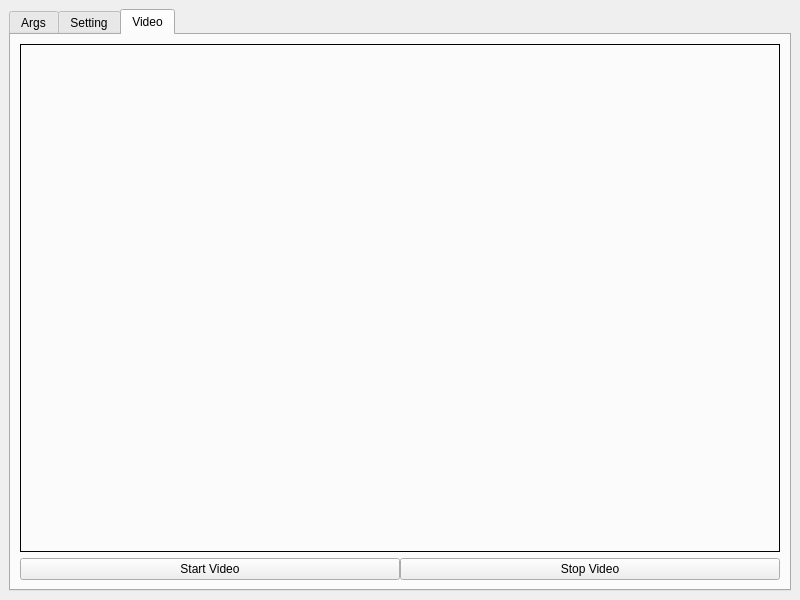
<?xml version="1.0" encoding="UTF-8"?>
<ui version="4.0">
 <class>MainWindow</class>
 <widget class="QMainWindow" name="MainWindow">
  <property name="geometry">
   <rect>
    <x>0</x>
    <y>0</y>
    <width>800</width>
    <height>600</height>
   </rect>
  </property>
  <property name="windowTitle">
   <string>MainWindow</string>
  </property>
  <widget class="QWidget" name="centralwidget">
   <layout class="QVBoxLayout" name="verticalLayout">
    <item>
     <widget class="QTabWidget" name="tabWidget">
      <property name="currentIndex">
       <number>2</number>
      </property>
      <widget class="QWidget" name="Args">
       <attribute name="title">
        <string>Args</string>
       </attribute>
       <layout class="QVBoxLayout" name="verticalLayout_2">
        <item>
         <widget class="QFrame" name="frame">
          <property name="sizePolicy">
           <sizepolicy hsizetype="Preferred" vsizetype="Expanding">
            <horstretch>0</horstretch>
            <verstretch>0</verstretch>
           </sizepolicy>
          </property>
          <property name="frameShape">
           <enum>QFrame::Box</enum>
          </property>
          <property name="frameShadow">
           <enum>QFrame::Raised</enum>
          </property>
          <layout class="QVBoxLayout" name="verticalLayout_4">
           <property name="spacing">
            <number>0</number>
           </property>
           <property name="leftMargin">
            <number>0</number>
           </property>
           <property name="topMargin">
            <number>0</number>
           </property>
           <property name="rightMargin">
            <number>0</number>
           </property>
           <property name="bottomMargin">
            <number>0</number>
           </property>
           <item>
            <widget class="QLineEdit" name="Input">
             <property name="placeholderText">
              <string>Input:Http....</string>
             </property>
            </widget>
           </item>
           <item>
            <widget class="QLineEdit" name="Output">
             <property name="placeholderText">
              <string>Output:....</string>
             </property>
            </widget>
           </item>
           <item>
            <widget class="QLineEdit" name="Save_File">
             <property name="placeholderText">
              <string>Save_file....</string>
             </property>
            </widget>
           </item>
           <item>
            <widget class="QCheckBox" name="TRT">
             <property name="text">
              <string>TRT</string>
             </property>
            </widget>
           </item>
          </layout>
         </widget>
        </item>
        <item alignment="Qt::AlignBottom">
         <widget class="QFrame" name="frame_2">
          <property name="frameShape">
           <enum>QFrame::NoFrame</enum>
          </property>
          <property name="frameShadow">
           <enum>QFrame::Raised</enum>
          </property>
          <layout class="QVBoxLayout" name="verticalLayout_3">
           <property name="spacing">
            <number>0</number>
           </property>
           <property name="leftMargin">
            <number>0</number>
           </property>
           <property name="topMargin">
            <number>0</number>
           </property>
           <property name="rightMargin">
            <number>0</number>
           </property>
           <property name="bottomMargin">
            <number>0</number>
           </property>
           <item>
            <widget class="QPushButton" name="Button_Submit">
             <property name="text">
              <string>Submit</string>
             </property>
            </widget>
           </item>
          </layout>
         </widget>
        </item>
       </layout>
      </widget>
      <widget class="QWidget" name="Setting">
       <attribute name="title">
        <string>Setting</string>
       </attribute>
       <layout class="QVBoxLayout" name="verticalLayout_5">
        <item>
         <widget class="QFrame" name="frame_3">
          <property name="sizePolicy">
           <sizepolicy hsizetype="Preferred" vsizetype="Expanding">
            <horstretch>0</horstretch>
            <verstretch>0</verstretch>
           </sizepolicy>
          </property>
          <property name="frameShape">
           <enum>QFrame::Box</enum>
          </property>
          <property name="frameShadow">
           <enum>QFrame::Raised</enum>
          </property>
          <layout class="QVBoxLayout" name="verticalLayout_6">
           <property name="spacing">
            <number>0</number>
           </property>
           <property name="leftMargin">
            <number>0</number>
           </property>
           <property name="topMargin">
            <number>0</number>
           </property>
           <property name="rightMargin">
            <number>0</number>
           </property>
           <property name="bottomMargin">
            <number>0</number>
           </property>
           <item>
            <widget class="QLabel" name="First_Frame">
             <property name="text">
              <string/>
             </property>
            </widget>
           </item>
          </layout>
         </widget>
        </item>
        <item alignment="Qt::AlignBottom">
         <widget class="QFrame" name="frame_4">
          <property name="frameShape">
           <enum>QFrame::NoFrame</enum>
          </property>
          <property name="frameShadow">
           <enum>QFrame::Raised</enum>
          </property>
          <layout class="QHBoxLayout" name="horizontalLayout">
           <property name="spacing">
            <number>0</number>
           </property>
           <property name="leftMargin">
            <number>0</number>
           </property>
           <property name="topMargin">
            <number>0</number>
           </property>
           <property name="rightMargin">
            <number>0</number>
           </property>
           <property name="bottomMargin">
            <number>0</number>
           </property>
           <item>
            <widget class="QPushButton" name="Button_FirstFrame">
             <property name="text">
              <string>Start</string>
             </property>
            </widget>
           </item>
           <item>
            <widget class="QPushButton" name="Button_Line">
             <property name="text">
              <string>Line</string>
             </property>
            </widget>
           </item>
           <item>
            <widget class="QPushButton" name="Button_Signal">
             <property name="text">
              <string>Signal</string>
             </property>
            </widget>
           </item>
           <item>
            <widget class="QPushButton" name="Button_Finish">
             <property name="text">
              <string>Finish</string>
             </property>
            </widget>
           </item>
          </layout>
         </widget>
        </item>
       </layout>
      </widget>
      <widget class="QWidget" name="Video">
       <attribute name="title">
        <string>Video</string>
       </attribute>
       <layout class="QVBoxLayout" name="verticalLayout_7">
        <item>
         <widget class="QFrame" name="frame_5">
          <property name="sizePolicy">
           <sizepolicy hsizetype="Preferred" vsizetype="Expanding">
            <horstretch>0</horstretch>
            <verstretch>0</verstretch>
           </sizepolicy>
          </property>
          <property name="frameShape">
           <enum>QFrame::NoFrame</enum>
          </property>
          <property name="frameShadow">
           <enum>QFrame::Raised</enum>
          </property>
          <layout class="QVBoxLayout" name="verticalLayout_8">
           <property name="spacing">
            <number>0</number>
           </property>
           <property name="leftMargin">
            <number>0</number>
           </property>
           <property name="topMargin">
            <number>0</number>
           </property>
           <property name="rightMargin">
            <number>0</number>
           </property>
           <property name="bottomMargin">
            <number>0</number>
           </property>
           <item>
            <widget class="QLabel" name="Video_2">
             <property name="frameShape">
              <enum>QFrame::Panel</enum>
             </property>
             <property name="text">
              <string/>
             </property>
            </widget>
           </item>
          </layout>
         </widget>
        </item>
        <item alignment="Qt::AlignBottom">
         <widget class="QFrame" name="frame_6">
          <property name="frameShape">
           <enum>QFrame::NoFrame</enum>
          </property>
          <property name="frameShadow">
           <enum>QFrame::Raised</enum>
          </property>
          <layout class="QHBoxLayout" name="horizontalLayout_2">
           <property name="spacing">
            <number>0</number>
           </property>
           <property name="leftMargin">
            <number>0</number>
           </property>
           <property name="topMargin">
            <number>0</number>
           </property>
           <property name="rightMargin">
            <number>0</number>
           </property>
           <property name="bottomMargin">
            <number>0</number>
           </property>
           <item>
            <widget class="QPushButton" name="Button_StartVideo">
             <property name="text">
              <string>Start Video</string>
             </property>
            </widget>
           </item>
           <item>
            <widget class="QPushButton" name="Button_StopVideo">
             <property name="text">
              <string>Stop Video</string>
             </property>
            </widget>
           </item>
          </layout>
         </widget>
        </item>
       </layout>
      </widget>
     </widget>
    </item>
   </layout>
  </widget>
 </widget>
 <resources/>
 <connections/>
</ui>
